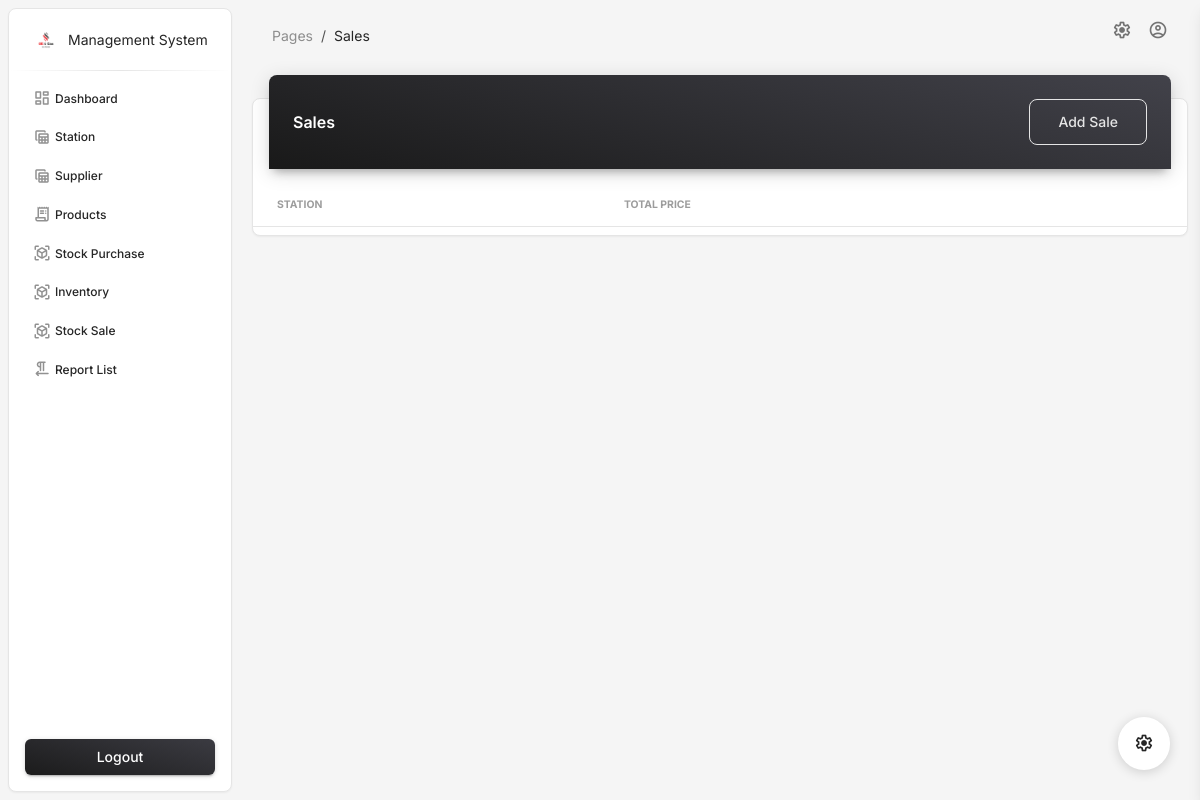
Before: /sales/ with the older database file.
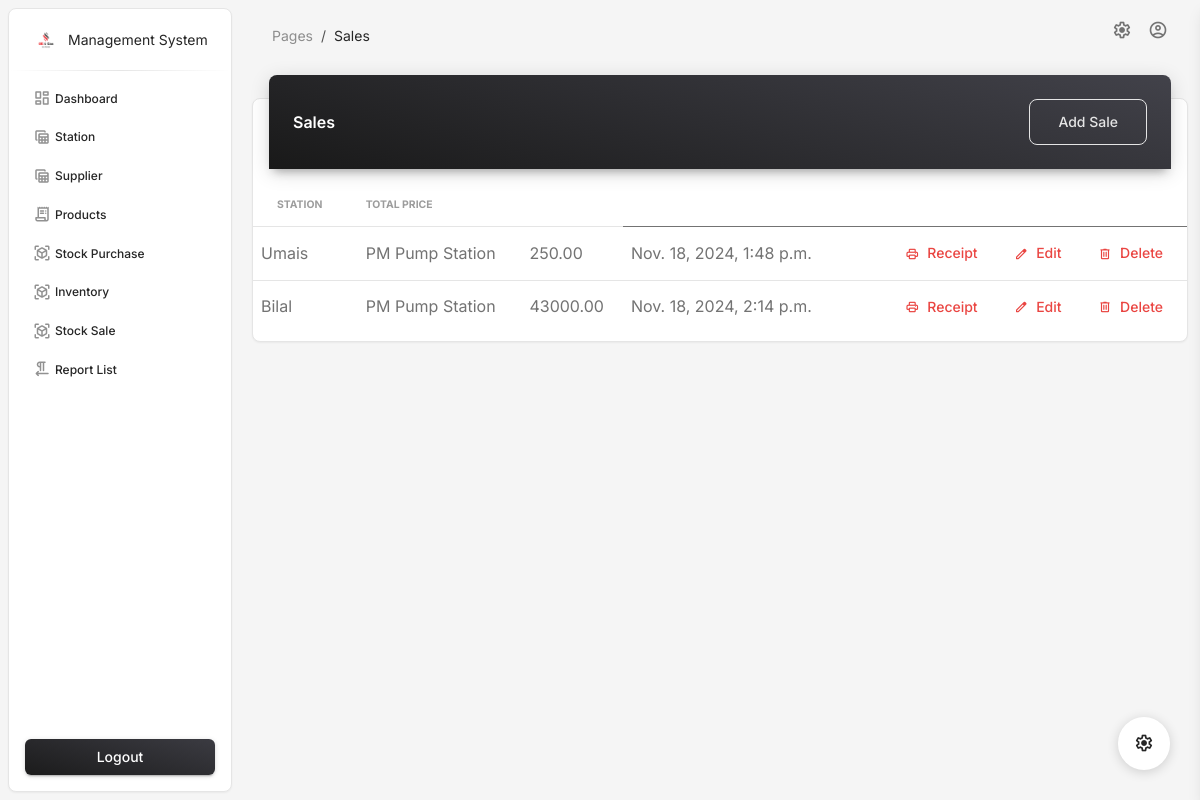
After: the same page with the newer database file.
### app/models.py (models this page shows, shortened)
class Sale(models.Model):
    station = models.ForeignKey(Station, on_delete=models.SET_NULL, null=True, blank=True, related_name='sales')
    supplier = models.ForeignKey(Supplier, on_delete=models.SET_NULL, null=True, blank=True, related_name='sales')
    total_cost = models.DecimalField(max_digits=10, decimal_places=2, editable=False)
    sale_date = models.DateTimeField(auto_now_add=True)

class Station(models.Model):
    name = models.CharField(max_length=100)
    location = models.CharField(max_length=255)
    capacity = models.DecimalField(max_digits=10, decimal_places=2)  # Fuel capacity in liters
    contact_number = models.CharField(max_length=20)
    is_active = models.BooleanField(default=True)  # For soft delete

class Supplier(models.Model):
    name = models.CharField(max_length=100)
    contact_number = models.CharField(max_length=20)
    address = models.CharField(max_length=255, blank=True, null=True)
    stations = models.ManyToManyField(Station, related_name='suppliers')  # Station-Supplier relationship

### app/views.py (the view)
# urls.py: path('sales/', sale_list, name='sale'),
def sale_list(request):
    sales = Sale.objects.all().select_related('station')
    stations = Station.objects.all()
    categories = Product.objects.all()
    category_prices = {str(category.id): str(category.price_per_liter) for category in categories}
    context = {
        'sales': sales,
        'stations': stations,
        'categories': categories,
        'category_prices_json': json.dumps(category_prices),
    }
    return render(request, 'sales/sales.html', context=context)

### templates/Sales/sales.html (shortened to what this page needs)
{% extends "base.html" %}
{% block page %}Sales{% endblock page %}
{% block main %}
<div class="container-fluid py-2">
    <div class="row">
        <div class="col-12">
            <div class="card my-4">
                <div class="card-header p-0 bg-gradient-dark shadow-dark border-radius-lg pt-3 pb-3 d-flex justify-content-between align-items-center position-relative mt-n4 mx-3 z-index-2">
                    <div>
                        <h6 class="text-white text-capitalize ps-4 mb-0">Sales</h6>
                    </div>
                    <div class="pe-4">
                        <a class="btn btn-outline-light btn-lg my-2 text-capitalize" href={% url 'add_sale' %}>
                            Add Sale
                    </div>
                </div>
                <div class="card-body px-0 pb-2">
                    <div class="table-responsive p-0">
                        <table class="table align-items-center mb-0">
                            <thead>
                                <tr>
                                    <th class="text-uppercase text-secondary text-xxs font-weight-bolder opacity-7">Station</th>
                                    <th class="text-uppercase text-secondary text-xxs font-weight-bolder opacity-7 ps-2">Total Price</th>
                                    <th class="text-secondary opacity-7"></th>
                                </tr>
                            </thead>
                            <tbody>
                                {% for sale in sales %}
                                <tr>
                                    <td>{{ sale.station.name }}</td>
                                    <td>{{ sale.supplier.name }}</td>
                                    <td>{{ sale.total_cost }}</td>
                                    <td>{{ sale.sale_date }}</td>
                                    <td>
                                        <div class="ms-auto text-end">
                                            <a class="btn btn-link text-danger text-gradient px-3 mb-0" href="{% url 'sale_receipt' sale.id %}">
                                                <i class="material-symbols-rounded text-sm me-2">print</i>Receipt
                                            </a>
                                            <a class="btn btn-link text-danger text-gradient px-3 mb-0" href="{% url 'edit_sale' sale.id %}">
                                                <i class="material-symbols-rounded text-sm me-2">edit</i>Edit
                                            </a>
                                            <a class="btn btn-link text-danger text-gradient px-3 mb-0" href="{% url 'delete_sale' sale.id %}">
                                                <i class="material-symbols-rounded text-sm me-2">delete</i>Delete
                                            </a>
                                        </div>
                                    </td>
                                </tr>
                                {% endfor %}
                            </tbody>
                        </table>
                    </div>
                </div>
            </div>
        </div>
    </div>
</div>
{% endblock %}

Changed rows visible on the page:
added Sale: station.name "Umais", supplier.name "PM Pump Station", total_cost "250.00", sale_date "Nov. 18, 2024, 1:48 p.m."
added Sale: station.name "Bilal", supplier.name "PM Pump Station", total_cost "43000.00", sale_date "Nov. 18, 2024, 2:14 p.m."
